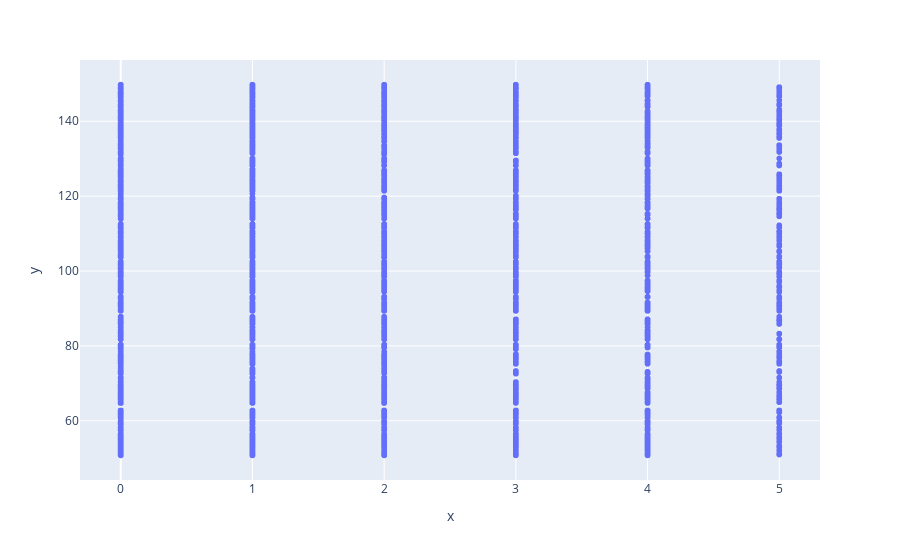

This figure's notebook cell:
### Code cell
px.scatter(x=data.num_children_at_home, y=data.cost)

### Figure 1 — Plotly figure (JSON) as saved in the notebook; plotly's stock layout.template omitted (floating-point values rounded to 4 significant figures; data arrays with more than 128 entries replaced by an {"elided": "..."} marker saying what was removed)
{"data": [{"hovertemplate": "x=%{x}<br>y=%{y}<extra></extra>", "legendgroup": "", "marker": {"color": "#636efa", "symbol": "circle"}, "mode": "markers", "name": "", "showlegend": false, "type": "scattergl", "x": {"elided": "60428 int values"}, "xaxis": "x", "y": {"elided": "60428 float values"}, "yaxis": "y"}], "layout": {"legend": {"tracegroupgap": 0}, "margin": {"t": 60}, "xaxis": {"anchor": "y", "domain": [0, 1], "title": {"text": "x"}}, "yaxis": {"anchor": "x", "domain": [0, 1], "title": {"text": "y"}}}}
